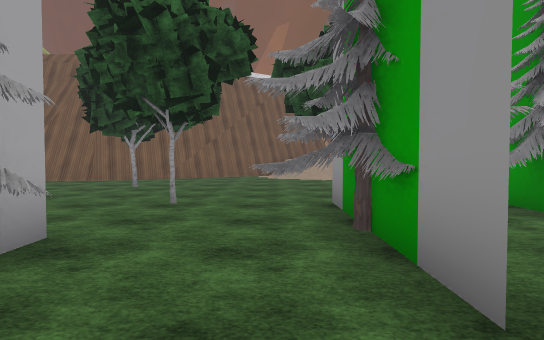
[1] (above)

23 first-person views from a walk through a 3-D level made in the Unity game engine. The camera is 1.4 m above the floor, tilts 2° down and sees 75° across. The floor is counted in squares, 2 m on a side. Each view is taken from the middle of a square. On the plan, view 1 faces up. The plan holds only what a view shows up to about 11 squares ahead; the rest is blank. The place goes on beyond the plan. The player is left out. Some surface patterns are stand-ins.

[2]
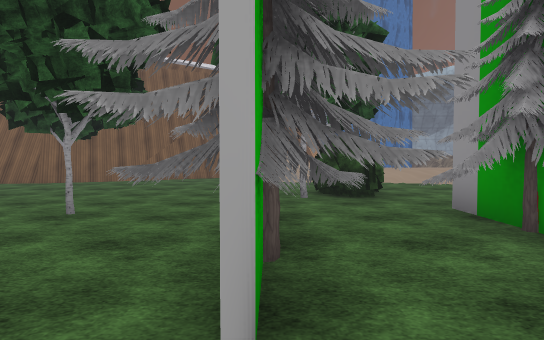

[3]
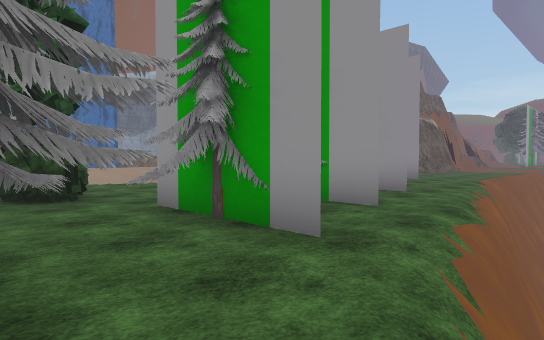

[4]
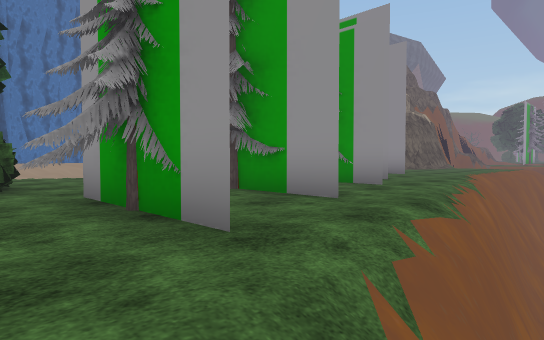

[5]
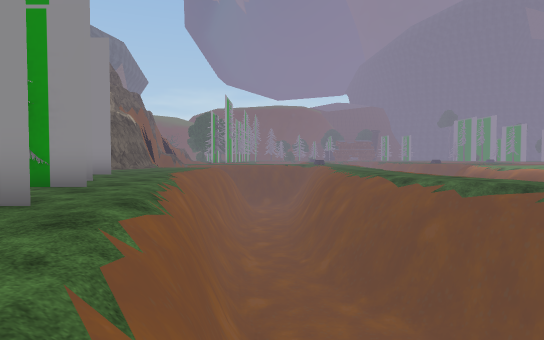

[6]
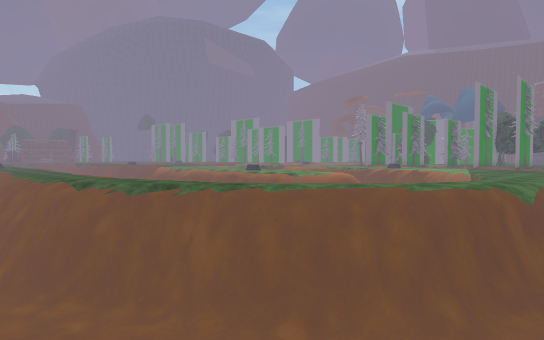

[7]
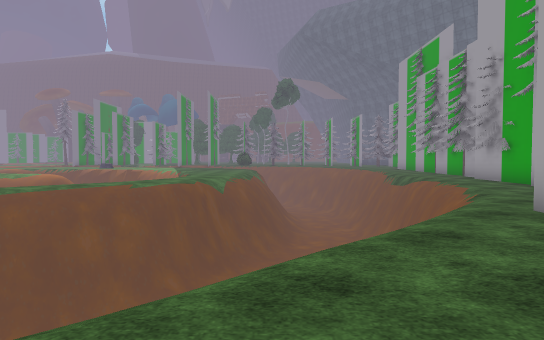

[8]
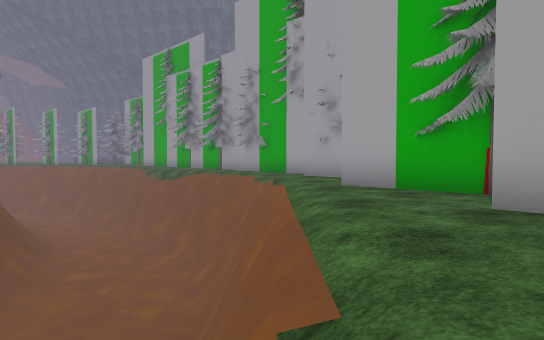

[9]
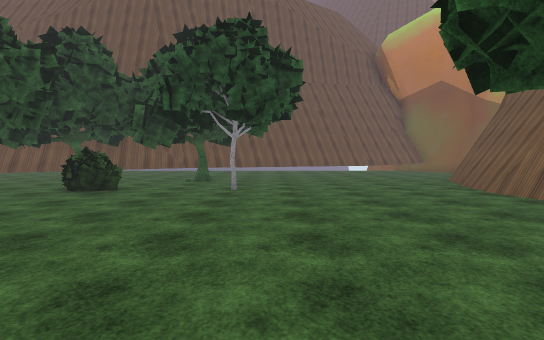

[10]
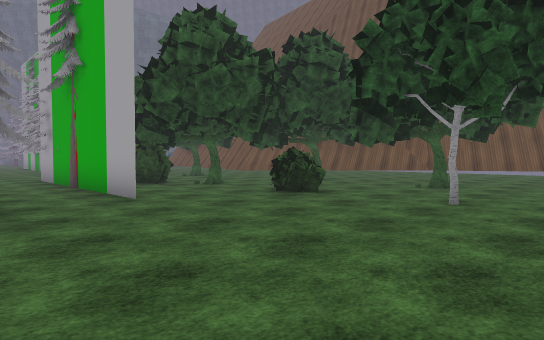

[11]
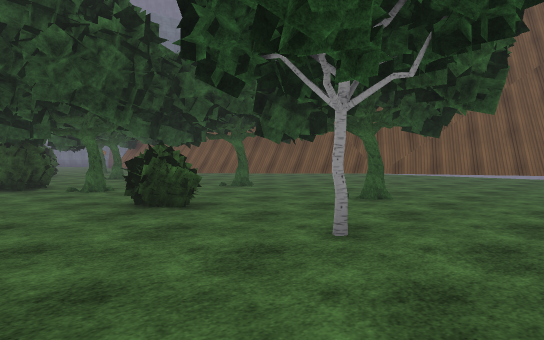

[12]
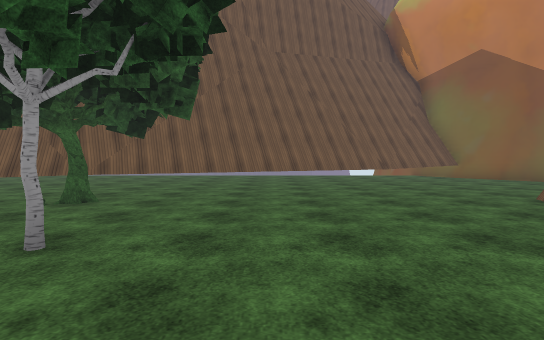

[13]
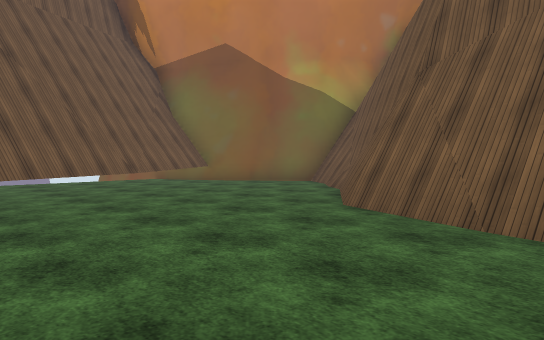

[14]
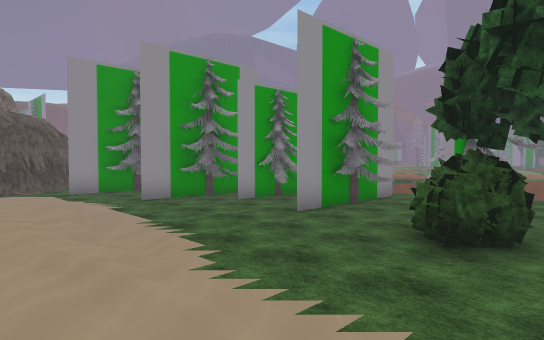

[15]
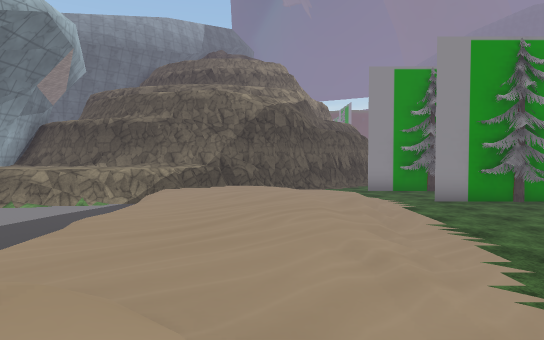

[16]
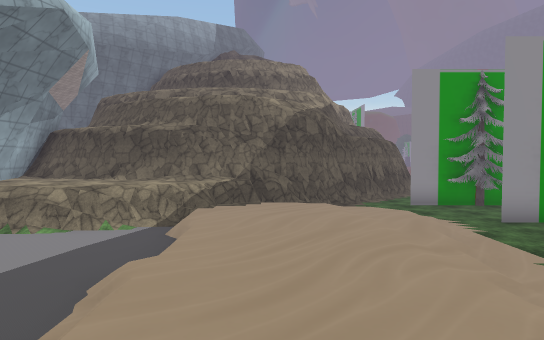

[17]
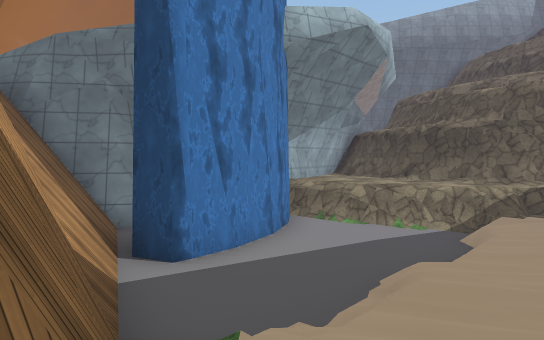

[18]
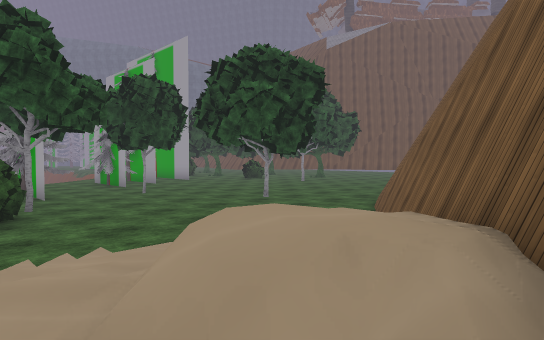

[19]
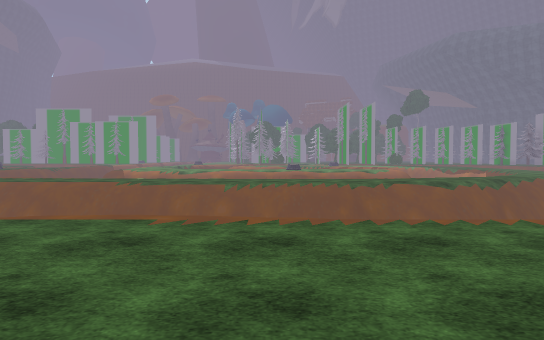

[20]
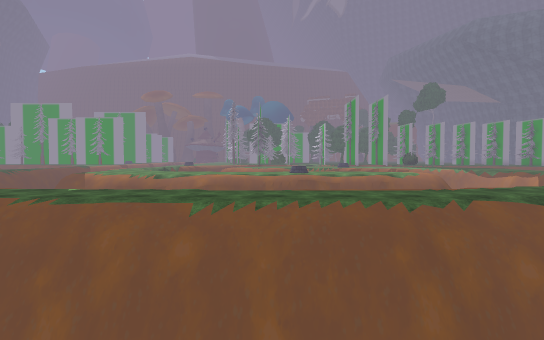

[21]
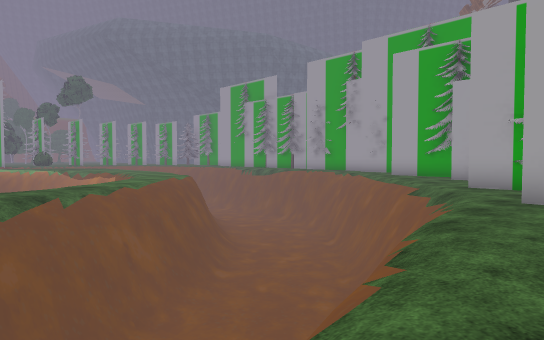

[22]
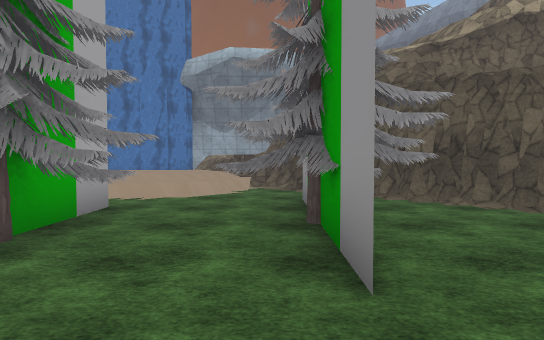

[23]
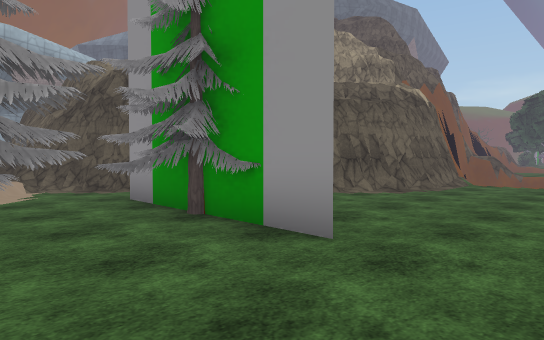

### Floor plan
Key: @ floor where view 1 was taken; # wall or solid block; . main floor; - floor 0.25 m lower than the main floor; : floor 0.5 m higher than the main floor; + floor 1.25 m higher than the main floor; * floor 1.5 m higher than the main floor; / step, stairs or slope; = window, fence, low wall or low ledge; ~ liquid the walk can cross; ≈ liquid the walk keeps out of; ^ raised ledge; v drop or lower ground; T tree; B bush.
Columns run from 18 left of view 1 to 23 right of it. Each row starts with its distance up from view 1.
 21                            #####
 20                          ##=**=#
 19                      #####~=**##
 18                      #~~~~~=#*##
 17                     ##~~~~~≈=*#
 16                     #/~~~~≈~=##
 15 ######            ## ::::::::=#
 14 #....#           ##+/::::::::/##
 13 #....##        ### //::::::::/##
 12 #.....###    ###..  //////////.##
 11 #......#######...........//://..##
 10 ##...............................##
  9  #............................T...##
  8  ##............T....BB.....TT.TTT..####
  7   #.................TB..T.TTTTTT.....###
  6   ##...................TTTT T..T.......
  5    #.....T......T..T.TTTT T.T..........
  4    ##.TT..........TTTTT.T.............
  3     #...........T.TTTTT...-vvvvvvvv
  2     #....BB.... T..T.//vvvvvvvvv
  1     ##......T.. TT../v   vvvvvvv
  0      #T.....T.TTT.@vvvvvvvvvvvvvvvvvvv
 -1      #...TT.T..T./vvvvvvvvvvvvvv^^^^vvvvvv
 -2      ##...BBT..T/vvvvvvvvvvv^^^^^^^^^^^^^^
 -3         ..BBT../vv vvvvvvvv^^^^^^^^^^^^^^^
 -4         ..  T../vv  vvvvv^^^^^^^^^^ ^^^^^
 -5             T./vvvv vvv^^^^^
 -6            T..vvvvvvvv^^^^
 -7            T..vvvvvvv^^^^
 -8            TT.vvvvvvv^^^
 -9           TTT.vvvvvv^^^
-10                vvvvv^^

Where each view was taken, in squares from view 1:
view 1: 0 up, 0 right, facing up
view 2: 1 up, 1 right, facing up
view 3: 1 up, 1 right, facing up-right
view 4: 1 up, 2 right, facing up-right
view 5: 1 up, 2 right, facing right
view 6: 1 up, 0 right, facing down-right
view 7: 2 up, 0 right, facing down
view 8: 1 up, 2 right, facing down-left
view 9: 6 up, 1 left, facing left
view 10: 7 up, 3 left, facing down-left
view 11: 7 up, 6 left, facing down-left
view 12: 7 up, 6 left, facing left
view 13: 7 up, 9 left, facing up-left
view 14: 13 up, 1 right, facing down-right
view 15: 13 up, 1 right, facing right
view 16: 14 up, 2 right, facing right
view 17: 14 up, 2 right, facing up-right
view 18: 15 up, 3 right, facing down-left
view 19: 8 up, 16 right, facing down
view 20: 4 up, 16 right, facing down
view 21: 4 up, 10 right, facing down-left
view 22: 4 up, 12 right, facing up
view 23: 4 up, 10 right, facing up-right
